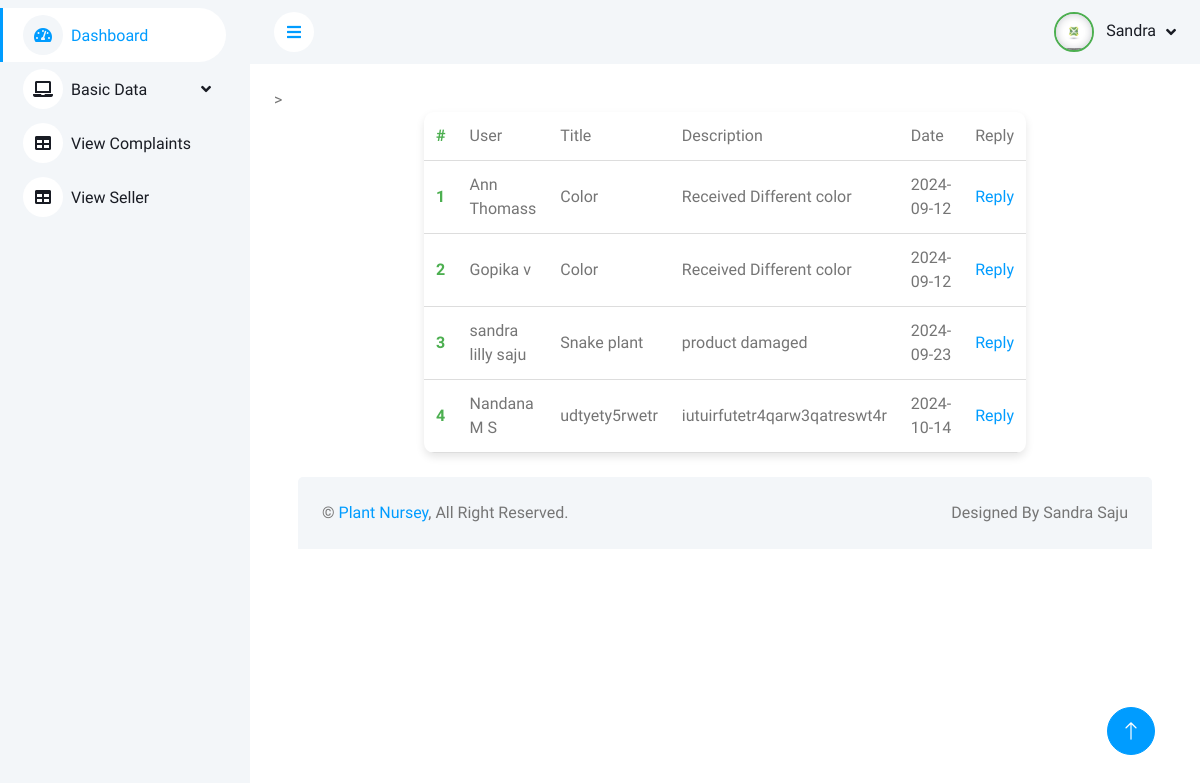
The page /PROJECT/Admin/ViewComplaint.php (signed in) on the database its author committed.
### tables this page shows
CREATE TABLE `tbl_complaint` (
  `complaint_id` int(11) NOT NULL,
  `complaint_title` varchar(70) NOT NULL,
  `complaint_description` varchar(300) NOT NULL,
  `complaint_status` int(70) NOT NULL DEFAULT 0,
  `complaint_date` varchar(70) NOT NULL,
  `user_id` int(11) NOT NULL,
  `plant_id` int(11) NOT NULL,
  `complaint_reply` varchar(80) NOT NULL
);

CREATE TABLE `tbl_user` (
  `user_id` int(11) NOT NULL,
  `user_name` varchar(30) NOT NULL,
  `user_address` varchar(30) NOT NULL,
  `user_contact` varchar(30) NOT NULL,
  `user_email` varchar(50) NOT NULL,
  `user_photo` varchar(250) NOT NULL,
  `user_gender` varchar(30) NOT NULL,
  `user_dob` varchar(50) NOT NULL,
  `user_password` varchar(30) NOT NULL,
  `place_id` int(11) NOT NULL
);

### PROJECT/Admin/ViewComplaint.php (the view, shortened to what this page needs)
<?php
include('Head.php');
include('../Assets/connection/connection.php');
?>
<!DOCTYPE html PUBLIC "-//W3C//DTD XHTML 1.0 Transitional//EN" "http://www.w3.org/TR/xhtml1/DTD/xhtml1-transitional.dtd">
<html xmlns="http://www.w3.org/1999/xhtml">
<head>
</head>
<body>
<form id="form1" name="form1" method="post" action="">
  <table width="100%" border="0" cellspacing="0" cellpadding="10" align="center">>
    <tr>
      <td>#</td>
       <td>User</td>
      <td>Title</td>
      <td>Description</td>
      <td>Date</td>
      <td>Reply</td>
    </tr>
     <?php
	$i=0;
		$selQry="select * from tbl_complaint c inner join tbl_user u on c.user_id=u.user_id ";
	$row=$con->query($selQry);
	while($data=$row->fetch_assoc())
	{
		$i++;
		?>
    <tr>
      <td><?php echo $i ?></td>
      <td><?php echo $data['user_name']?></td>
      <td><?php echo $data['complaint_title'] ?></td>
      <td><?php echo $data['complaint_description'] ?></td>
      <td><?php echo $data['complaint_date'] ?></td>
      <td><a href="Reply.php?id=<?php echo $data['complaint_id'] ?>">Reply</a></td>
    </tr>
    <?php } ?>
  </table>
</form>
</body>
</html>
<?php
include('Foot.php');
?>

### PROJECT/Assets/Template/Admin/css/style.css (style rules this page uses)
:root { --primary: #009CFF; --light: #F3F6F9; --dark: #191C24; }

### PROJECT/Admin/ViewComplaint.php (style rules this page uses)
table { width: 100%; max-width: 600px; background-color: #ffffff; border-radius: 10px; box-shadow: 0 4px 8px rgba(0, 0, 0, 0.1); overflow: hidden; border-collapse: collapse; }
table, td { padding: 12px; border: none; text-align: left; }
td { border-bottom: 1px solid #ddd; }
td:first-child { font-weight: bold; color: #4caf50; width: 30%; }

### rows shown on the page
tbl_complaint: user.user_name "Ann Thomass", complaint_title "Color", complaint_description "Received Different color", complaint_date "2024-09-12"
tbl_complaint: user.user_name "Gopika v", complaint_title "Color", complaint_description "Received Different color", complaint_date "2024-09-12"
tbl_complaint: user.user_name "sandra lilly saju", complaint_title "Snake plant", complaint_description "product damaged", complaint_date "2024-09-23"
tbl_complaint: user.user_name "Nandana M S", complaint_title "udtyety5rwetr", complaint_description "iutuirfutetr4qarw3qatreswt4r", complaint_date "2024-10-14"
